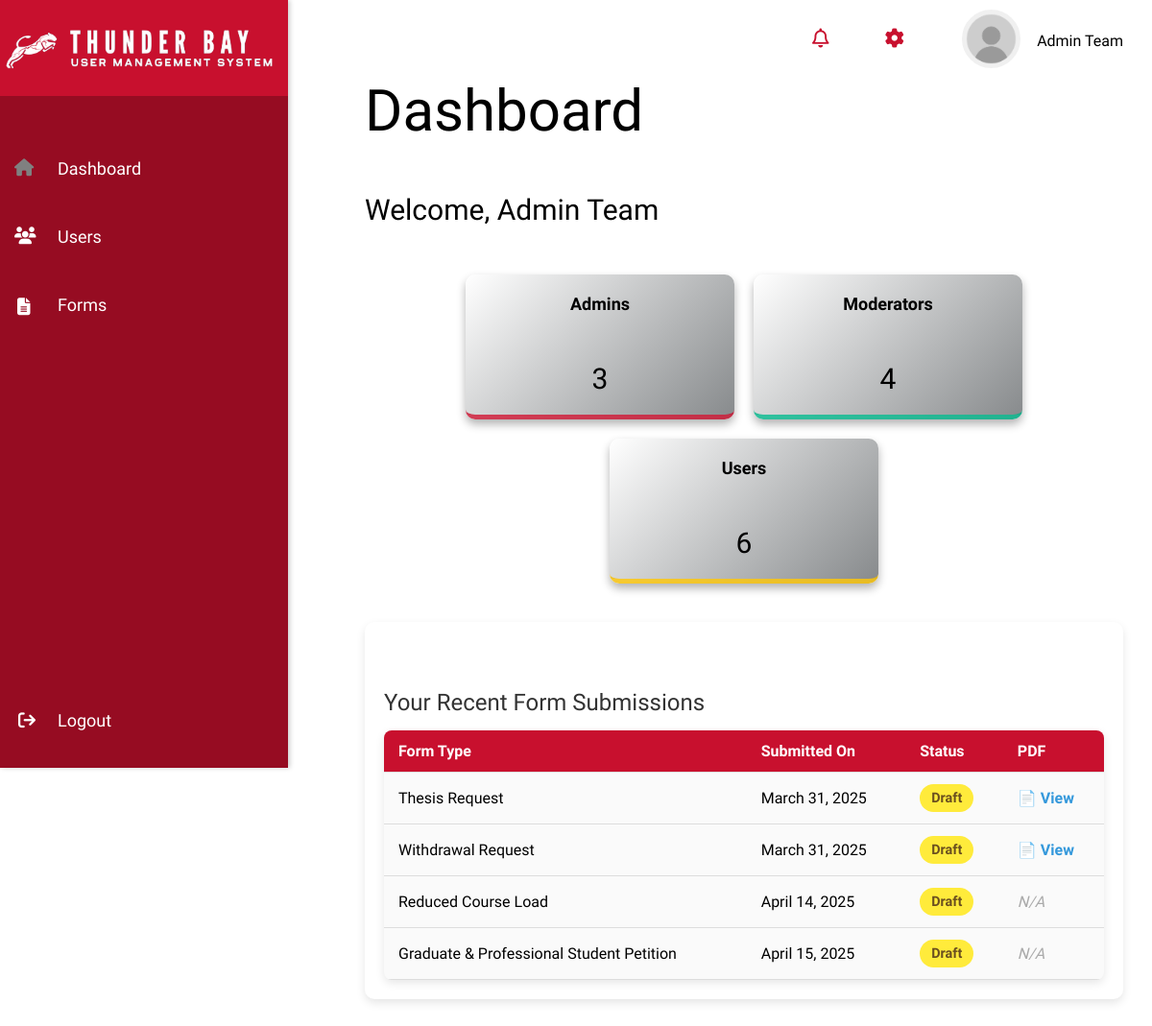
/dashboard/ (signed in), run on an earlier commit of the app's database.
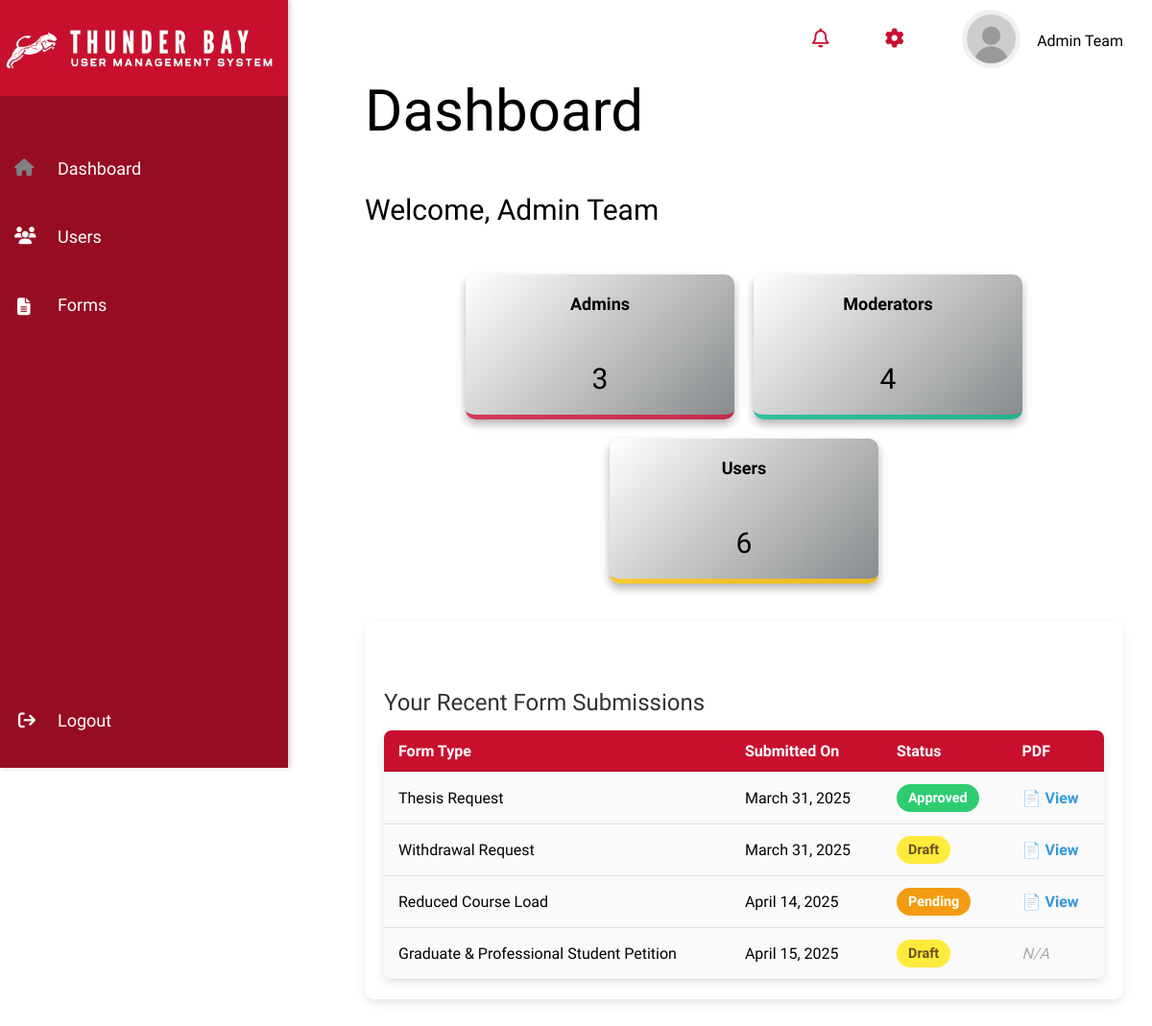
And on a later commit of the database.
### usr_mgmt_app/models.py (models this page shows, shortened)
class ThesisRequest(models.Model):
    STATUS_CHOICES = [
        ('draft', 'Draft'),
        ('pending', 'Pending'),
        ('returned', 'Returned'),
        ('approved', 'Approved'),
    ]
    user = models.ForeignKey(UserProfile, on_delete=models.CASCADE, related_name="thesis_requests")
    student_id = models.CharField(max_length=7, default="0000000")  # Default 7-digit placeholder
    degree_type = models.CharField(
        max_length=20,
        choices=[("Master", "Master"), ("Doctorate", "Doctorate")],
        default="Master"
    )
    graduation_date = models.CharField(max_length=10, default="MM/YYYY")  # Default format
    request_type = models.CharField(max_length=50, default="Unknown Request")
    justification = models.TextField(default="No justification provided")  # Default text
    status = models.CharField(max_length=20, choices=STATUS_CHOICES, default='Draft')
    pdf_document = models.FileField(upload_to="generated_pdfs/", null=True, blank=True)
    created_at = models.DateTimeField(auto_now_add=True)

class ReducedCourseLoadRequest(models.Model):
    STATUS_CHOICES = [
        ('draft', 'Draft'),
        ('pending', 'Pending'),
        ('returned', 'Returned'),
        ('approved', 'Approved'),
    ]
    SEMESTER_CHOICES = [
        ('fall', 'Fall'),
        ('spring', 'Spring'),
    ]
    MAIN_REASON_CHOICES = [
        ('academic', 'Academic Difficulty'),
        ('medical', 'Medical Reason'),
        ('final', 'Final Semester'),
    ]
    ACADEMIC_TYPE_CHOICES = [
        ('IAI', 'Initial Adjustment Issues'),
        ('ICLP', 'Improper Course Level Placement'),
    ]
    IAI_REASONS = [
        ('english_language', 'English Language'),
        ('reading_requirements', 'Reading Requirements'),
        ('american_teaching', 'Unfamiliarity with American Teaching Methods'),
    ]
    FINAL_TYPE_CHOICES = [
        ('non_thesis', 'Non-Thesis Track'),
        ('thesis', 'Thesis/Dissertation Track'),
    ]
    user = models.ForeignKey(UserProfile, on_delete=models.CASCADE, related_name="rcl_requests")
    student_id = models.CharField(max_length=7)
    reason = models.CharField(max_length=10, choices=MAIN_REASON_CHOICES)
    academic_type = models.CharField(max_length=10, choices=ACADEMIC_TYPE_CHOICES, blank=True, null=True)
    iai_reasons = models.JSONField(blank=True, null=True)
    medical_letter_attached = models.BooleanField(default=False)
    final_type = models.CharField(max_length=20, choices=FINAL_TYPE_CHOICES, blank=True, null=True)
    final_semester_hours = models.PositiveIntegerField(blank=True, null=True)
    thesis_hours = models.PositiveIntegerField(blank=True, null=True)
    semester = models.CharField(max_length=10, choices=SEMESTER_CHOICES)
    semester_year = models.PositiveIntegerField(default=25)
    course_to_drop_1 = models.CharField(max_length=20, default="")  # Required
    course_to_drop_2 = models.CharField(max_length=20, blank=True, default="")  # Optional
    course_to_drop_3 = models.CharField(max_length=20, blank=True, default="")  # Optional
    total_credit_hours_after_drop = models.PositiveIntegerField()
    current_semester = models.CharField(max_length=10, choices=SEMESTER_CHOICES, default = 'fall')
    current_year = models.PositiveIntegerField(default=25)
    pdf_document = models.FileField(upload_to="generated_pdfs/", null=True, blank=True)
    status = models.CharField(max_length=20, choices=STATUS_CHOICES, default='draft')
    created_at = models.DateTimeField(auto_now_add=True)

### usr_mgmt_app/views.py (the view)
# urls.py: path('dashboard/', views.dashboard_view, name='dashboard'),  # Dashboard page
@login_required
def dashboard_view(request):
    admin_count = UserProfile.objects.filter(role='admin').count()
    moderator_count = UserProfile.objects.filter(role='moderator').count()
    user_count = UserProfile.objects.filter(role='user').count()
    thesis_requests = ThesisRequest.objects.filter(user=request.user).order_by('-created_at')[:5]  # Get last 5 requests
    withdrawal_requests = WithdrawalRequest.objects.filter(user=request.user).order_by('-created_at')[:5]
    rcl_requests = ReducedCourseLoadRequest.objects.filter(user=request.user).order_by('-created_at')[:5]
    petition_requests = PetitionRequest.objects.filter(user=request.user).order_by('-created_at')[:5]  # Add petition requests
    return render(request, 'dashboard.html', {
        'admin_count': admin_count,
        'moderator_count': moderator_count,
        'user_count': user_count,
        'thesis_requests': thesis_requests,
        'withdrawal_requests': withdrawal_requests,
        'rcl_requests': rcl_requests,
        'petition_requests': petition_requests,  # Add to context
    })

### usr_mgmt_app/models.py (called while the page is built)
    def get_status_display(self):
        return dict(self.STATUS_CHOICES)[self.status]

### templates/dashboard.html (shortened to what the changed rows need)
{% load static %}
<!DOCTYPE html>
<html lang="en">
<head>
    <link rel="stylesheet" href="{% static 'css/dashboard.css' %}">
    <link rel="stylesheet" href="{% static 'css/profile.css' %}">
</head>
<body>
    <div class="main-content">
        <h1>Dashboard</h1>
        <h2> Welcome, {{ user.first_name }} {{ user.last_name }}</h2>
        <div class="card-container">
            <div class="card admin-card">
                <h2>{{ admin_count }}</h2>
            </div>
            <div class="card moderator-card">
                <h2>{{ moderator_count }}</h2>
            </div>
            <div class="card customer-card">
                <h2>{{ user_count }}</h2>
            </div>
        </div>
<div class="form-status-section">
    <h2>Your Recent Form Submissions</h2>
    <table class="form-status-table">
        <thead>
            <tr>
                <th>Form Type</th>
                <th>Submitted On</th>
                <th>Status</th>
                <th>PDF</th>
            </tr>
        </thead>
        <tbody>
            {% for request in thesis_requests %}
            <tr>
                <td>Thesis Request</td>
                <td>{{ request.created_at|date:"F j, Y" }}</td>
                <td><span class="status-badge status-{{ request.status|lower }}">{{ request.get_status_display }}</span></td>
                <td>
                    {% if request.pdf_document %}
                        <a href="{{ request.pdf_document.url }}" class="pdf-link" target="_blank">📄 View</a>
                    {% else %}
                        <span class="pdf-unavailable">N/A</span>
                    {% endif %}
                </td>
            </tr>
            {% endfor %}
                    {% for request in rcl_requests %}
            <tr>
                <td>Reduced Course Load</td>
                <td>{{ request.created_at|date:"F j, Y" }}</td>
                <td><span class="status-badge status-{{ request.status|lower }}">{{ request.get_status_display }}</span></td>
                <td>
                    {% if request.pdf_document %}
                        <a href="{{ request.pdf_document.url }}" class="pdf-link" target="_blank">📄 View</a>
                    {% else %}
                        <span class="pdf-unavailable">N/A</span>
                    {% endif %}
                </td>
            </tr>
            {% endfor %}
        </tbody>
    </table>
</div>
    </div>
</body>
</html>

What changed in the data, as far as the page shows it:
changed ThesisRequest: status "Draft" → "Approved"
changed ReducedCourseLoadRequest: status "Draft" → "Pending"; pdf_document "N/A" → "📄 View"
